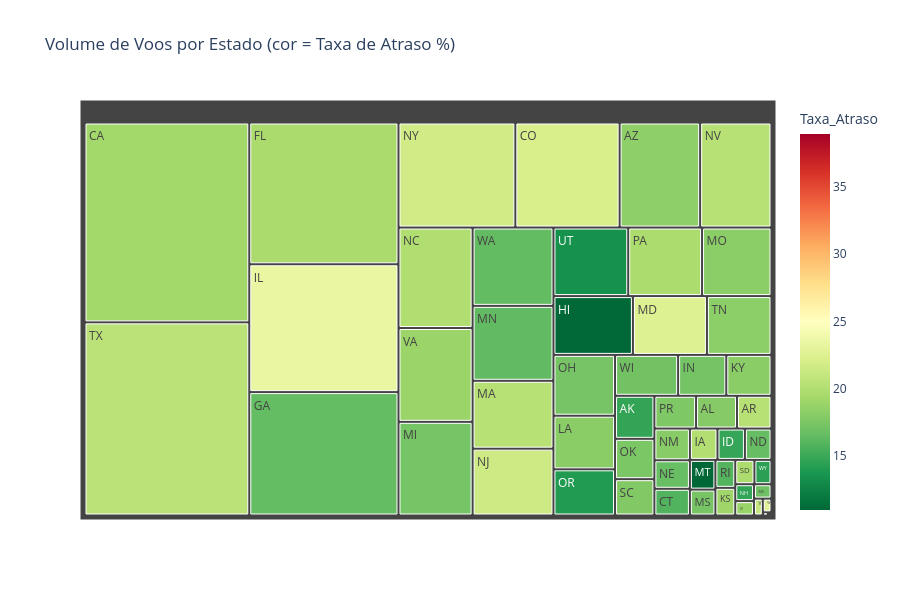

Notebook source saved alongside this figure:
### Code cell
# 4.6 Treemap: Atrasos por Estado de Origem
print('='*60)
print('TREEMAP: ATRASOS POR ESTADO')
print('='*60)

# Agregar por estado
state_stats = df_valid.groupby('ORIGIN_STATE').agg({
    'ARRIVAL_DELAY': 'mean',
    'IS_DELAYED': 'mean',
    'FLIGHT_NUMBER': 'count'
}).reset_index()
state_stats.columns = ['Estado', 'Atraso_Medio', 'Taxa_Atraso', 'Total_Voos']
state_stats['Taxa_Atraso'] = (state_stats['Taxa_Atraso'] * 100).round(2)
#state_stats = state_stats[state_stats['Taxa_Atraso'] >= 23]
state_stats = state_stats.dropna()

fig = px.treemap(state_stats, 
                 path=['Estado'], 
                 values='Total_Voos',
                 color='Taxa_Atraso',
                 color_continuous_scale='RdYlGn_r',
                 title='Volume de Voos por Estado (cor = Taxa de Atraso %)',
                 hover_data=['Atraso_Medio', 'Taxa_Atraso'])
fig.update_layout(height=600)
fig.show()

print('\n📊 TOP 10 ESTADOS COM MAIOR TAXA DE ATRASO (min. 10000 voos):')
state_stats_filtered = state_stats[state_stats['Total_Voos'] >= 10000].sort_values('Taxa_Atraso', ascending=False)
for i, row in state_stats_filtered.head(10).iterrows():
    print(f'   {row["Estado"]}: Taxa {row["Taxa_Atraso"]:.1f}% | Atraso médio {row["Atraso_Medio"]:.1f}min | {row["Total_Voos"]:,} voos')

### Figure 1 — Plotly figure (JSON) as saved in the notebook; plotly's stock layout.template omitted (floating-point values rounded to 4 significant figures)
{"data": [{"branchvalues": "total", "customdata": [["1.4516089637906822", 14.68], ["5.404160246533128", 17.9], ["8.143775943073484", 20.29], ["21.5", 28.97], ["4.202216691676122", 18.34], ["5.122733830756144", 19.2], ["7.234445565371525", 22.12], ["0.7580408163265306", 15.78], ["24.063157894736843", 38.95], ["5.572880122848264", 19.55], ["3.1691026298316536", 16.49], ["4.83987915407855", 17.52], ["0.4944744678504467", 11.03], ["7.146401243424199", 20.03], ["3.5811776003841307", 14.76], ["7.970718227558264", 23.4], ["4.07067082274668", 17.18], ["6.092353992288159", 19.08], ["4.652153283652907", 18.12], ["5.784326911047167", 18.11], ["4.31555061765592", 20.31], ["7.248431737599165", 22.53], ["3.2747342600163534", 16.88], ["3.290264816025679", 17.21], ["2.0881574130047937", 16.4], ["4.795589639014231", 18.16], ["4.336488812392427", 17.29], ["-1.1699488926746167", 10.95], ["5.6006482263805974", 19.94], ["3.212083540527101", 16.58], ["3.7634222199561513", 16.62], ["-0.26116107931316435", 14.64], ["4.827683750800371", 21.54], ["5.04959889983956", 18.03], ["5.9196655311241875", 20.31], ["4.050471595016728", 21.72], ["3.0057887120115776", 17.27], ["4.79368126504848", 17.5], ["1.5697214767534635", 14], ["3.132679711889653", 19.67], ["2.419941060903733", 17.63], ["0.4002974807102352", 15.87], ["5.02044871563279", 17.76], ["7.247754241987357", 19.72], ["4.941988386798482", 18.23], ["6.6659594691476975", 20.52], ["0.710645629307218", 13.41], ["4.215447637140822", 18.88], ["4.210072506368802", 18.8], ["5.910540915395284", 21.11], ["2.8900795332312006", 16.47], ["3.0617674120894507", 17.09], ["10.653995680345572", 22.79], ["-0.1417919721635392", 14.37]], "domain": {"x": [0, 1], "y": [0, 1]}, "hovertemplate": "labels=%{label}<br>Total_Voos=%{value}<br>parent=%{parent}<br>id=%{id}<br>Atraso_Medio=%{customdata[0]}<br>Taxa_Atraso=%{color}<extra></extra>", "ids": ["AK", "AL", "AR", "AS", "AZ", "CA", "CO", "CT", "DE", "FL", "GA", "GU", "HI", "IA", "ID", "IL", "IN", "KS", "KY", "LA", "MA", "MD", "ME", "MI", "MN", "MO", "MS", "MT", "NC", "ND", "NE", "NH", "NJ", "NM", "NV", "NY", "OH", "OK", "OR", "PA", "PR", "RI", "SC", "SD", "TN", "TX", "UT", "VA", "VI", "VT", "WA", "WI", "WV", "WY"], "labels": ["AK", "AL", "AR", "AS", "AZ", "CA", "CO", "CT", "DE", "FL", "GA", "GU", "HI", "IA", "ID", "IL", "IN", "KS", "KY", "LA", "MA", "MD", "ME", "MI", "MN", "MO", "MS", "MT", "NC", "ND", "NE", "NH", "NJ", "NM", "NV", "NY", "OH", "OK", "OR", "PA", "PR", "RI", "SC", "SD", "TN", "TX", "UT", "VA", "VI", "VT", "WA", "WI", "WV", "WY"], "marker": {"coloraxis": "coloraxis", "colors": [14.68, 17.9, 20.29, 28.97, 18.34, 19.2, 22.12, 15.78, 38.95, 19.55, 16.49, 17.52, 11.03, 20.03, 14.76, 23.4, 17.18, 19.08, 18.12, 18.11, 20.31, 22.53, 16.88, 17.21, 16.4, 18.16, 17.29, 10.95, 19.94, 16.58, 16.62, 14.64, 21.54, 18.03, 20.31, 21.72, 17.27, 17.5, 14.0, 19.67, 17.63, 15.87, 17.76, 19.72, 18.23, 20.52, 13.41, 18.88, 18.8, 21.11, 16.47, 17.09, 22.79, 14.37]}, "name": "", "parents": ["", "", "", "", "", "", "", "", "", "", "", "", "", "", "", "", "", "", "", "", "", "", "", "", "", "", "", "", "", "", "", "", "", "", "", "", "", "", "", "", "", "", "", "", "", "", "", "", "", "", "", "", "", ""], "type": "treemap", "values": [32900.0, 26050.0, 21970.0, 107.0, 164300.0, 639800.0, 212700.0, 18440.0, 95.0, 411000.0, 357700.0, 331.0, 90780.0, 16780.0, 16700.0, 370500.0, 38270.0, 10660.0, 35930.0, 64120.0, 106600.0, 84550.0, 4906.0, 134900.0, 117700.0, 92480.0, 12830.0, 14720.0, 144700.0, 16180.0, 19670.0, 6141.0, 105000.0, 21890.0, 145600.0, 238500.0, 72790.0, 30820.0, 55260.0, 98300.0, 26540.0, 10790.0, 27780.0, 9057.0, 73770.0, 618300.0, 99560.0, 135100.0, 5235.0, 2889.0, 123000.0, 50110.0, 2326.0, 8070.0]}], "layout": {"coloraxis": {"colorbar": {"title": {"text": "Taxa_Atraso"}}, "colorscale": [[0, "rgb(0,104,55)"], [0.1, "rgb(26,152,80)"], [0.2, "rgb(102,189,99)"], [0.3, "rgb(166,217,106)"], [0.4, "rgb(217,239,139)"], [0.5, "rgb(255,255,191)"], [0.6, "rgb(254,224,139)"], [0.7, "rgb(253,174,97)"], [0.8, "rgb(244,109,67)"], [0.9, "rgb(215,48,39)"], [1, "rgb(165,0,38)"]]}, "height": 600, "legend": {"tracegroupgap": 0}, "title": {"text": "Volume de Voos por Estado (cor = Taxa de Atraso %)"}}}
